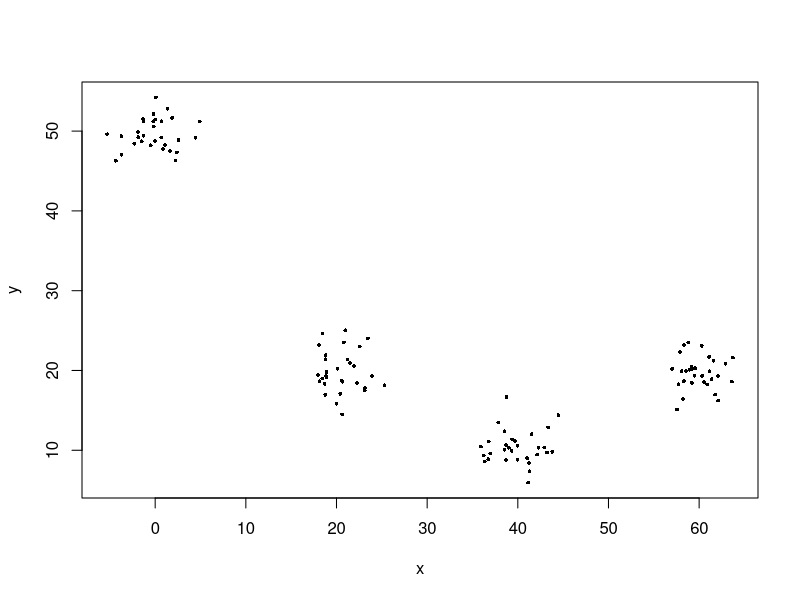
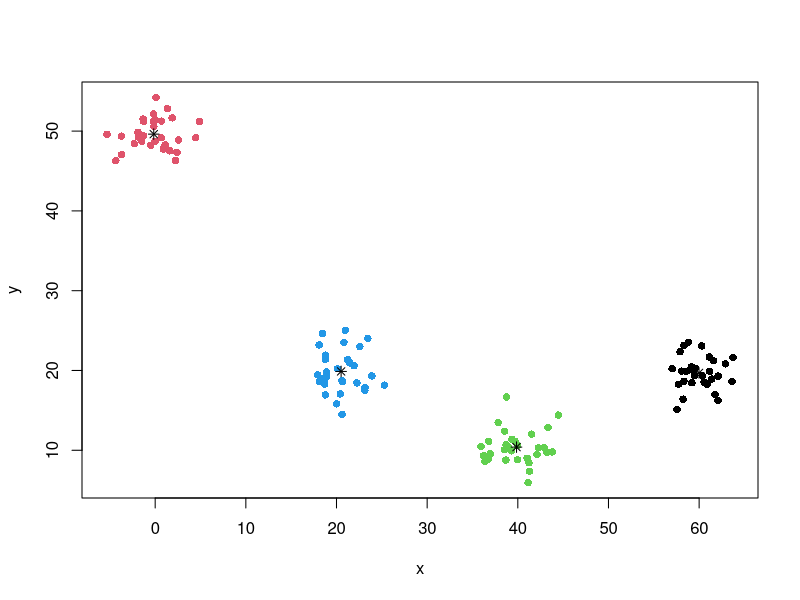

R code for these plots, in order:
x1=rnorm(30,0,2)
y1=rnorm(30,50,2)
x2=rnorm(30,20,2)
y2=rnorm(30,20,2)
x3=rnorm(30,40,2)
y3=rnorm(30,10,2)
x4=rnorm(30,60,2)
y4=rnorm(30,20,2)
x=c(x1,x2,x3,x4)
y=c(y1,y2,y3,y4)
z=cbind(x,y)
plot(z,pch=16,cex=0.5)
r=kmeans(z,4,iter.max=20)
plot(z,col=r$cluster,pch=16)
points(r$centers,pch=8)